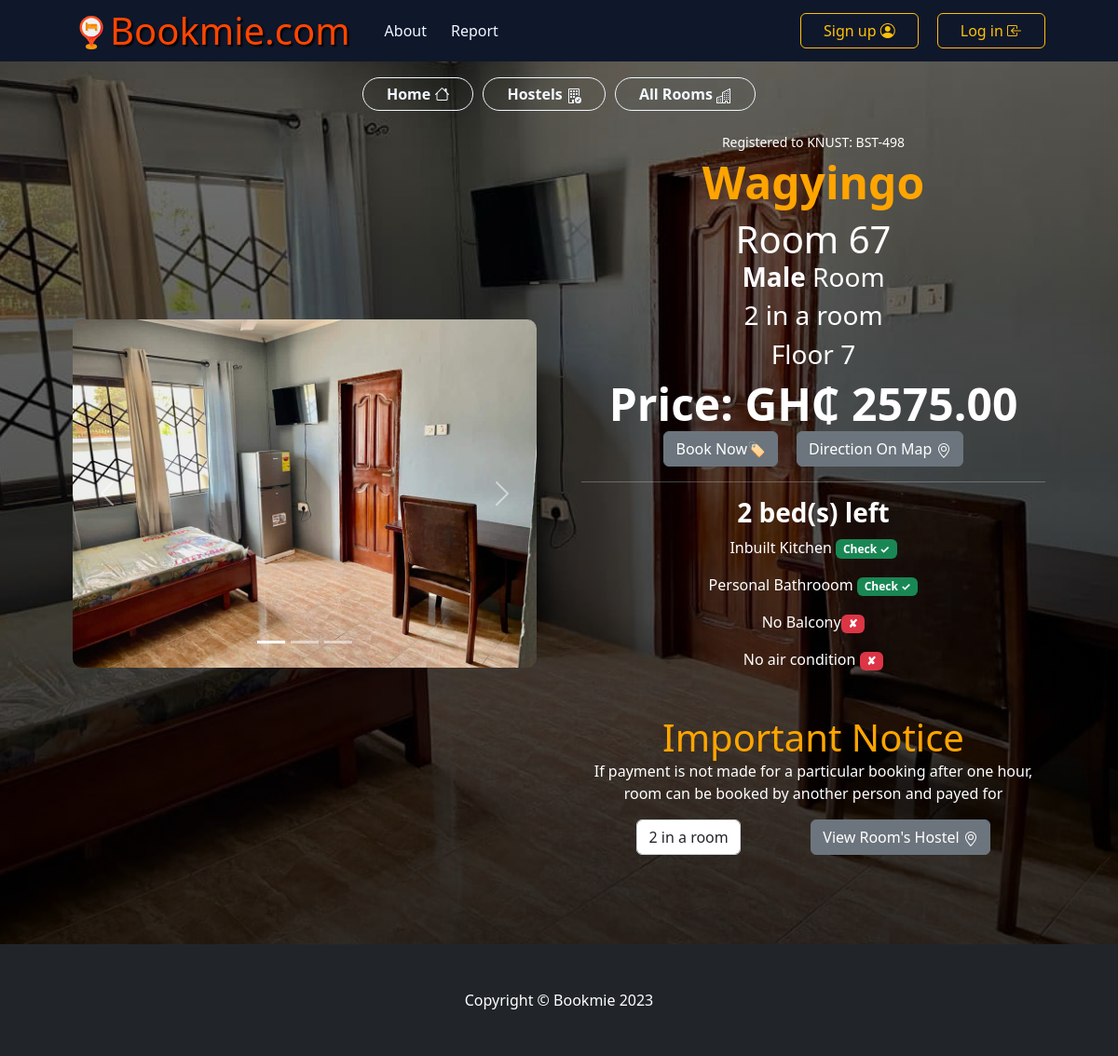
The app's page /rooms/room-profile/b285ef3e-5075-499a-bcfc-641d320dbe7e/ with its own data.
### rooms_app/models.py (models this page shows, shortened)
class RoomProfile(models.Model):
    room_no = models.CharField(max_length=20,default=000,verbose_name='Room number')
    floor_no = models.IntegerField(default=0,verbose_name='Floor number')
    room_id = models.UUIDField(primary_key=True, default=uuid.uuid4, editable=False, unique=True)
    hostel = models.ForeignKey(HostelProfile, on_delete=models.CASCADE,
                               related_name='rooms')
    campus = models.ForeignKey(CampusProfile, on_delete=models.SET_NULL,
                                verbose_name="Campus where Room is located",
                                null=True)
    room_capacity = models.PositiveIntegerField(default=4)
    bed_space_left = models.IntegerField(default=0)
    gender = models.CharField(max_length=20,
                            choices=[('female','female'),('male','male'),('open','open')],
                            verbose_name="Gender of room",
                            default="open")
    room_price = models.DecimalField(blank=False, decimal_places=2, max_digits=8)
    ptf_room_price = models.DecimalField(default=0.0, editable=False, decimal_places=2, max_digits=8)
    """
    field just there to compare and check if the field "room price"
    has been changed or not when the save method is called on an object
    """
    previous_price_check = models.DecimalField(blank=True, editable=False,
                                      null=True, decimal_places=2, max_digits=7)
    rating = models.IntegerField(choices=rating ,blank=False,
                                 default='⭐', )
    booking_count = models.PositiveIntegerField(default=0)
    booking_occupied = models.BooleanField(default=False)
    platform_occupied = models.BooleanField(default=False)
    occupied = models.BooleanField(default=False)
    inbuilt_kitchen = models.BooleanField(default=False)
    """ if room does not contain bathroom then it is shared """
    inbuilt_bathroom = models.BooleanField(default=False)
    inbuilt_balcony = models.BooleanField(default=False)
    air_condition = models.BooleanField(default=False)
    class Meta:
        db_table = "room_profiles"
    def save(self, *args, **kwargs):
        if self.room_price!=self.previous_price_check:
            addtional_pricing: float = float(self.room_price) * settings.SUPPLY_COST_PERCENTAGE
            self.ptf_room_price = float(self.room_price) + addtional_pricing
            self.previous_price_check = self.room_price
        else:
            """
            Do nothing to ptf price if room price is still the same,
            could be that the room has been updated but not the
            price which does not need to be updated
            """
            pass
        return super().save(*args, **kwargs)

### hostel_app/models.py (models this page shows, shortened)
class HostelProfile(models.Model):
    hostel_name = models.CharField(max_length=50)
    hostel_id = models.UUIDField(default=uuid.uuid4,
                                 editable=False, unique=True)
    hostel_code = models.CharField(max_length=100,
                                   null=True, blank=True,
                                   unique=True)
    hostel_image = models.ImageField(upload_to='HostelProfiles',
                                      default='unavailable.jpg')
    hostel_manager_profile_picture = models.ImageField(default="unknown_profile.jpg", upload_to="ManagersProfilePictures")
    room_image =  models.ImageField(upload_to='RoomImages',verbose_name="Image of one room",
                                      default='unavailable.jpg')
    room_image2 = models.ImageField(upload_to='RoomImages',verbose_name="Image2 of one room",
                                      default='unavailable.jpg')
    room_image3 = models.ImageField(upload_to='RoomImages',verbose_name="Image3 of one room",
                                      default='unavailable.jpg')
    category = models.CharField(max_length=15,
                                    verbose_name='type',default='Hostel',
                                    blank=False, choices=category)
    rating = models.IntegerField(choices=rating, verbose_name='Stars',
                                       default=1)
    price_range = models.CharField(max_length=50,
                                   default='unavailable',
                                   blank=True)
    number_of_rooms = models.IntegerField(default=5)
    campus = models.ForeignKey(CampusProfile, on_delete=models.SET_NULL, null=True)
    hostel_manager = models.OneToOneField(CustomUser, on_delete=models.SET_NULL,
                                          related_name='hostels', null=True,)
    hostel_email = models.EmailField(blank=True)
    account_number = models.CharField(max_length=70,
                                      default='unavailable',)
    bank_code = models.CharField(max_length=50, choices=Banks ,default='unavailable')
    mobile_money = models.CharField(max_length=14,
                                    default='unavailable',)
    manager_contact = models.CharField(max_length=10, blank=True,
                                       verbose_name="Manager's Contact")
    hostel_contact = models.CharField(max_length=10, verbose_name="Hostel's Contact")
    other_contact = models.CharField(max_length=10, blank=True)
    location = models.CharField(max_length=500, default="location unavailable")
    main_website = models.URLField(null=True, blank=True,
                                verbose_name='Hostel Website')
    verified = models.BooleanField(default=False)
    occupied = models.BooleanField(default=False)
    address = map_fields.AddressField(max_length=200, blank=True, null=True)
    geolocation = map_fields.GeoLocationField(max_length=500, blank=True, null=True)
    facilities = models.TextField(default="unavailable")
    class Meta:
        db_table = 'hostel_profiles'
        ordering = ('-hostel_name',)

### campus_app/models.py (models this page shows, shortened)
class CampusProfile(models.Model):
    campus_name = models.CharField(max_length=100)
    alias_name =  models.CharField(max_length=100, blank=True, null=True)
    campus_code = models.CharField(max_length=100, unique=True)
    flag = models.ImageField(default='defaultFlag.jpg', upload_to='CampusFlag')
    available_on_campus = models.BooleanField(default=False)
    location = models.CharField(max_length=255, null=True, blank=True)
    address = map_fields.AddressField(max_length=200, blank=True, null=True)
    geolocation = map_fields.GeoLocationField(max_length=500, blank=True, null=True)

### rooms_app/views.py (the view)
# urls.py: path('room-profile/<str:room_id>/', views.room_profile, name='profile' ),
def room_profile(request, room_id):
    room = RoomProfile.objects.get(room_id=room_id)
    room_bookers = Booking.objects.filter(room=room).all()
    return render(request, 'room_profile.html', {'room':room, 'room_bookers':room_bookers})

### templates/room_profile.html (shortened to what this page needs)
{% load static %}
<!DOCTYPE html>
<html lang="en">
    <head>
        <link href="https://cdn.jsdelivr.net/npm/bootstrap-icons@1.5.0/font/bootstrap-icons.css" rel="stylesheet" />
        <link href="{% static 'profileStaticfiles/css/styles.css' %}" rel="stylesheet" />
    </head>
    <body>
        <nav class="nav navbar navbar-expand-lg navbar-light">
            <div class="container px-4 px-lg-5">
<h1><a class="h1" href="{% url 'core:index' %}"><img src="{% static 'home/images/favicon1.png' %}" alt="" style="height: 40px; width: 40px; margin-top: -5px;">Bookmie.com</a></h1>
                <div class="collapse navbar-collapse" id="navbarSupportedContent">
                    <ul class="navbar-nav me-auto mb-2 mb-lg-0 ms-lg-4 text-center">
                        <li class="nav-item"><a class="nav-link active" aria-current="page" href="{% url 'core:about' %}">About</a></li>
                        <li class="nav-item">
                            <a
                              class="nav-link active"
                              aria-current="page"
                              href="{% url 'core:contact' %}"
                              >Report</a>
                          </li>
                    </ul>
                    <nav class="d-flex justify-content-center">
                    <div class="bttn">
                        {% if user.is_anonymous %}
                        <a href="{% url 'accounts:signup' %}">
                        <button class="btn btn-outline-warning px-4" type="submit">
                            Sign up
                            <i class="bi bi-person-circle"></i>
                        </button>
                        </a>
                        <a href="{% url 'accounts:login' %}">
                            <button class="btn btn-outline-warning px-4" type="submit">
                                Log in
                                <i class="bi bi-box-arrow-in-left"></i>
                            </button>
                        </a>
                        {% endif %}
                    </div>
                    </nav>
                </div>
            </div>
        </nav>
        <section class="py-5 section" style="color: white;">
            <div class="box bg-outline-dark">
      <div class="btn-box">
        <a href="{% url 'core:index' %}" class="fw-bold">Home
          <i class="bi bi-house"></i></a>
      </div>
      <div class="btn-box">
        <a href="{% url 'core:hostels' room.campus.campus_code %}" class="fw-bold"> Hostels </a>
      </div>
      <div class="btn-box">
        <a href="{% url 'rooms:campus-rooms' room.campus.campus_code %}" class="fw-bold"> All Rooms </a>
      </div>
    </div>
            <div class="container px-4 px-lg-5 my-5">
                <div class="row gx-4 gx-lg-5 align-items-center">
                    <div class="col-md-6">
                        <div id="carouselExampleIndicators" class="carousel slide" data-bs-touch="false">
                            <div class="carousel-indicators">
                                <button type="button" data-bs-target="#carouselExampleIndicators" data-bs-slide-to="0" class="active" aria-current="true" aria-label="Slide 1"></button>
                                <button type="button" data-bs-target="#carouselExampleIndicators" data-bs-slide-to="1" aria-label="Slide 2"></button>
                                <button type="button" data-bs-target="#carouselExampleIndicators" data-bs-slide-to="2" aria-label="Slide 3"></button>
                            </div>
                            <div class="carousel-inner">
                                <a href="{{ room.hostel.room_image.url }}">
                                <div class="carousel-item active">
                                    <img src="{{ room.hostel.room_image.url}}" class="card-img-top mb-5 mb-md-0 img" alt="...">
                                </div>
                                </a>
                            </div>
                            <button class="carousel-control-prev" type="button" data-bs-target="#carouselExampleIndicators" data-bs-slide="prev" onclick="checkBgb()">
                                <span class="carousel-control-prev-icon" aria-hidden="true"></span>
                            </button>
                            <button class="carousel-control-next" type="button" data-bs-target="#carouselExampleIndicators" data-bs-slide="next" onclick="checkBgf()">
                                <span class="carousel-control-next-icon" aria-hidden="true"></span>
                            </button>
                        </div>
                    </div>
                    <div class="col-md-6 text-center">
                        <div class="small mb-1">Registered to {{ room.campus.alias_name.upper}}: BST-498</div>
                        <h3 class="display-5 fw-bolder" style="color: orange;">{{ room.hostel.hostel_name }}</h3>
                        <h1>Room {{ room.room_no }}</h1>
                        <h3><b>{{ room.gender.capitalize }}</b> Room</h3>
                        <h3>{{ room.room_capacity }} in a room</h3>
                        <h3>Floor {{ room.floor_no }}</h3>
                        <h1 class="display-5 fw-bolder"> Price: GH&#8373; {{ room.ptf_room_price }}</h1>
                        <div class="d-flex" style="width: fit-content; margin: auto; gap: 20px;">
                        <form hx-post="{% url 'core:booking' %}"
                        x-target="#htmx-message-{{room.room_id}}"
                        hx-trigger="submit"
                        hx-indicator="#loading-indicator"
                        style="margin: auto;">
                        <button id="htmx-message-{{room.room_id}}" class="btn btn-secondary" type="submit">
                            Book Now🏷️
                        </button>
                        </form>
                        <a href="{% url 'maps:hostel-direction' room.hostel.hostel_id %}">
                            <button class="btn btn-secondary flex-shrink-0" type="button">
                                Direction On Map
                            </button>
                        </a>
                        </div>
                        <hr>
                        <h3 class="fw-bolder">{{ room.bed_space_left}} bed(s) left</h3>
                        {% if room.inbuilt_kitchen %}
                            <p>Inbuilt Kitchen <span class="badge text-bg-success">Check &#x2713;</span></p>
                        {% else %}
                            <p>No Inside Kitchen/Shared Kitchen <span class="badge text-bg-danger">&#x2718;</span></p>
                        {% endif %}
                        {% if room.inbuilt_bathroom %}
                            <p>Personal Bathrooom <span class="badge text-bg-success">Check &#x2713;</span></p>
                        {% else %}
                            <p>Shared bathroom <span class="badge text-bg-warning">&#x2713;</span></p>
                        {% endif %}
                        {% if room.inbuilt_balcony %}
                            <p>Inbuilt Balcony<span class="badge text-bg-success">Check &#x2713;</span></p>
                        {% else %}
                        <p>No Balcony<span class="badge text-bg-danger"> &#x2718;</span></p>
                        {% endif %}
                        {% if room.air_condition %}
                            <p>Air condition <span class="badge text-bg-success">Check &#x2713;</span></p>
                        {% else %}
                            <p>No air condition <span class="badge text-bg-danger">&#x2718;</span></p>
                        {% endif %}
                        <p class="lead"><h1 style="color: orange;">Important Notice</h1>
                        If payment is not made for a particular booking after one hour, room can be booked by another person and payed for</p>
                        <div class="d-flex">
                            <input class="form-control text-center me-3" id="inputQuantity" value="{{ room.room_capacity }} in a room" style="max-width: 7rem; margin: auto" />
                        <a href="{% url 'hostels:profile' room.hostel.hostel_id %}" style="margin: auto;">
                            <button class="btn btn-secondary" type="submit">
                                View Room's Hostel
                            </button>
                        </a>
                        </div>
                    </div>
                </div>
            </div>
        </section>
        <footer class="py-5 bg-dark footer">
            <div class="container"><p class="m-0 text-center text-white">Copyright &copy; Bookmie 2023</p></div>
        </footer>
    </body>
</html>

### records on screen
RoomProfile: hostel.room_image (picture), campus.alias_name "KNUST", hostel.hostel_name "Wagyingo", room_no "67", gender "Male", room_capacity "2", floor_no "7", ptf_room_price "2575.00", bed_space_left "2", room_capacity "2 in a room"
